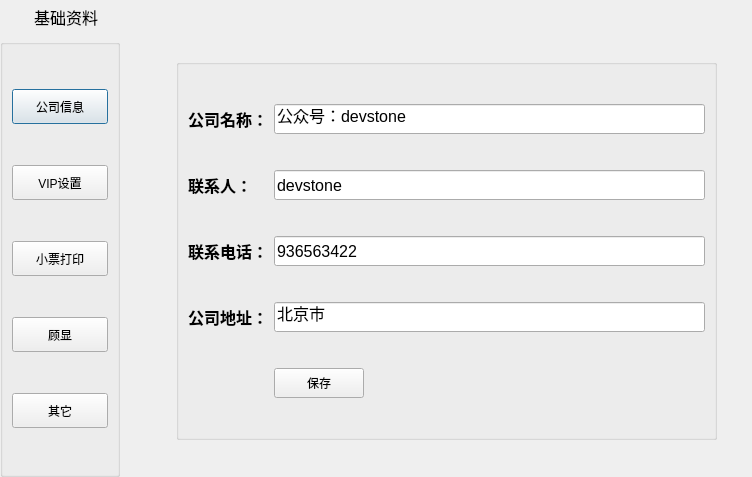
<?xml version="1.0" encoding="UTF-8"?>
<ui version="4.0">
 <class>SystemSetDialog</class>
 <widget class="QDialog" name="SystemSetDialog">
  <property name="geometry">
   <rect>
    <x>0</x>
    <y>0</y>
    <width>752</width>
    <height>477</height>
   </rect>
  </property>
  <property name="windowTitle">
   <string>Dialog</string>
  </property>
  <layout class="QVBoxLayout" name="verticalLayout_4">
   <property name="leftMargin">
    <number>0</number>
   </property>
   <property name="topMargin">
    <number>0</number>
   </property>
   <property name="rightMargin">
    <number>0</number>
   </property>
   <property name="bottomMargin">
    <number>0</number>
   </property>
   <item>
    <layout class="QVBoxLayout" name="verticalLayout_3">
     <item>
      <widget class="QWidget" name="widget_title" native="true">
       <property name="sizePolicy">
        <sizepolicy hsizetype="Preferred" vsizetype="Maximum">
         <horstretch>0</horstretch>
         <verstretch>0</verstretch>
        </sizepolicy>
       </property>
       <property name="minimumSize">
        <size>
         <width>100</width>
         <height>33</height>
        </size>
       </property>
       <property name="font">
        <font>
         <family>Arial</family>
         <pointsize>12</pointsize>
        </font>
       </property>
       <property name="mouseTracking">
        <bool>false</bool>
       </property>
       <layout class="QHBoxLayout" name="horizontalLayout_29" stretch="0,0,0">
        <property name="spacing">
         <number>4</number>
        </property>
        <property name="sizeConstraint">
         <enum>QLayout::SetNoConstraint</enum>
        </property>
        <property name="leftMargin">
         <number>0</number>
        </property>
        <property name="topMargin">
         <number>0</number>
        </property>
        <property name="rightMargin">
         <number>0</number>
        </property>
        <property name="bottomMargin">
         <number>0</number>
        </property>
        <item>
         <widget class="QLabel" name="lab_Ico">
          <property name="sizePolicy">
           <sizepolicy hsizetype="Minimum" vsizetype="Preferred">
            <horstretch>0</horstretch>
            <verstretch>0</verstretch>
           </sizepolicy>
          </property>
          <property name="minimumSize">
           <size>
            <width>30</width>
            <height>0</height>
           </size>
          </property>
          <property name="text">
           <string/>
          </property>
          <property name="alignment">
           <set>Qt::AlignCenter</set>
          </property>
         </widget>
        </item>
        <item>
         <widget class="QLabel" name="lab_Title">
          <property name="sizePolicy">
           <sizepolicy hsizetype="Expanding" vsizetype="Preferred">
            <horstretch>0</horstretch>
            <verstretch>0</verstretch>
           </sizepolicy>
          </property>
          <property name="styleSheet">
           <string notr="true">font: 10pt &quot;微软雅黑&quot;;</string>
          </property>
          <property name="text">
           <string>基础资料</string>
          </property>
          <property name="alignment">
           <set>Qt::AlignLeading|Qt::AlignLeft|Qt::AlignVCenter</set>
          </property>
         </widget>
        </item>
        <item>
         <widget class="QWidget" name="widget_menu" native="true">
          <property name="sizePolicy">
           <sizepolicy hsizetype="Minimum" vsizetype="Preferred">
            <horstretch>0</horstretch>
            <verstretch>0</verstretch>
           </sizepolicy>
          </property>
          <layout class="QHBoxLayout" name="horizontalLayout_30">
           <property name="spacing">
            <number>0</number>
           </property>
           <property name="leftMargin">
            <number>0</number>
           </property>
           <property name="topMargin">
            <number>0</number>
           </property>
           <property name="rightMargin">
            <number>0</number>
           </property>
           <property name="bottomMargin">
            <number>0</number>
           </property>
           <item>
            <widget class="QPushButton" name="btnMenu_Close">
             <property name="sizePolicy">
              <sizepolicy hsizetype="Minimum" vsizetype="Expanding">
               <horstretch>0</horstretch>
               <verstretch>0</verstretch>
              </sizepolicy>
             </property>
             <property name="minimumSize">
              <size>
               <width>40</width>
               <height>0</height>
              </size>
             </property>
             <property name="cursor">
              <cursorShape>ArrowCursor</cursorShape>
             </property>
             <property name="focusPolicy">
              <enum>Qt::NoFocus</enum>
             </property>
             <property name="toolTip">
              <string>关闭</string>
             </property>
             <property name="text">
              <string/>
             </property>
             <property name="flat">
              <bool>true</bool>
             </property>
            </widget>
           </item>
          </layout>
         </widget>
        </item>
       </layout>
      </widget>
     </item>
     <item>
      <layout class="QHBoxLayout" name="horizontalLayout_4">
       <item>
        <widget class="QGroupBox" name="groupBoxButton">
         <property name="sizePolicy">
          <sizepolicy hsizetype="Maximum" vsizetype="Preferred">
           <horstretch>0</horstretch>
           <verstretch>0</verstretch>
          </sizepolicy>
         </property>
         <property name="minimumSize">
          <size>
           <width>120</width>
           <height>0</height>
          </size>
         </property>
         <property name="maximumSize">
          <size>
           <width>120</width>
           <height>16777215</height>
          </size>
         </property>
         <property name="title">
          <string/>
         </property>
         <layout class="QGridLayout" name="gridLayout_9">
          <item row="0" column="0">
           <widget class="QPushButton" name="pbncompany">
            <property name="sizePolicy">
             <sizepolicy hsizetype="Minimum" vsizetype="Maximum">
              <horstretch>0</horstretch>
              <verstretch>0</verstretch>
             </sizepolicy>
            </property>
            <property name="minimumSize">
             <size>
              <width>0</width>
              <height>35</height>
             </size>
            </property>
            <property name="text">
             <string>公司信息</string>
            </property>
           </widget>
          </item>
          <item row="1" column="0">
           <widget class="QPushButton" name="pbnvipset">
            <property name="sizePolicy">
             <sizepolicy hsizetype="Minimum" vsizetype="Maximum">
              <horstretch>0</horstretch>
              <verstretch>0</verstretch>
             </sizepolicy>
            </property>
            <property name="minimumSize">
             <size>
              <width>0</width>
              <height>35</height>
             </size>
            </property>
            <property name="text">
             <string>VIP设置</string>
            </property>
           </widget>
          </item>
          <item row="2" column="0">
           <widget class="QPushButton" name="pbnprint">
            <property name="sizePolicy">
             <sizepolicy hsizetype="Minimum" vsizetype="Maximum">
              <horstretch>0</horstretch>
              <verstretch>0</verstretch>
             </sizepolicy>
            </property>
            <property name="minimumSize">
             <size>
              <width>0</width>
              <height>35</height>
             </size>
            </property>
            <property name="text">
             <string>小票打印</string>
            </property>
           </widget>
          </item>
          <item row="3" column="0">
           <widget class="QPushButton" name="pbndis">
            <property name="minimumSize">
             <size>
              <width>0</width>
              <height>35</height>
             </size>
            </property>
            <property name="text">
             <string>顾显</string>
            </property>
           </widget>
          </item>
          <item row="4" column="0">
           <widget class="QPushButton" name="pbnany">
            <property name="minimumSize">
             <size>
              <width>0</width>
              <height>35</height>
             </size>
            </property>
            <property name="text">
             <string>其它</string>
            </property>
           </widget>
          </item>
         </layout>
        </widget>
       </item>
       <item>
        <widget class="QStackedWidget" name="stackedWidget">
         <property name="currentIndex">
          <number>0</number>
         </property>
         <widget class="QWidget" name="page">
          <widget class="QGroupBox" name="groupBox_8">
           <property name="geometry">
            <rect>
             <x>50</x>
             <y>20</y>
             <width>541</width>
             <height>381</height>
            </rect>
           </property>
           <property name="title">
            <string/>
           </property>
           <layout class="QGridLayout" name="gridLayout">
            <item row="3" column="0">
             <widget class="QLabel" name="label_5">
              <property name="font">
               <font>
                <pointsize>12</pointsize>
                <weight>75</weight>
                <bold>true</bold>
               </font>
              </property>
              <property name="text">
               <string>公司地址：</string>
              </property>
             </widget>
            </item>
            <item row="0" column="0">
             <widget class="QLabel" name="label_2">
              <property name="font">
               <font>
                <pointsize>12</pointsize>
                <weight>75</weight>
                <bold>true</bold>
               </font>
              </property>
              <property name="text">
               <string>公司名称：</string>
              </property>
             </widget>
            </item>
            <item row="3" column="1">
             <widget class="QLineEdit" name="letComAddress">
              <property name="minimumSize">
               <size>
                <width>0</width>
                <height>30</height>
               </size>
              </property>
              <property name="font">
               <font>
                <pointsize>12</pointsize>
               </font>
              </property>
              <property name="text">
               <string>北京市</string>
              </property>
             </widget>
            </item>
            <item row="4" column="1">
             <widget class="QPushButton" name="pbnSaveCompanyOk">
              <property name="sizePolicy">
               <sizepolicy hsizetype="Maximum" vsizetype="Fixed">
                <horstretch>0</horstretch>
                <verstretch>0</verstretch>
               </sizepolicy>
              </property>
              <property name="minimumSize">
               <size>
                <width>90</width>
                <height>30</height>
               </size>
              </property>
              <property name="layoutDirection">
               <enum>Qt::LeftToRight</enum>
              </property>
              <property name="text">
               <string>保存</string>
              </property>
             </widget>
            </item>
            <item row="2" column="1">
             <widget class="QLineEdit" name="letComPhone">
              <property name="minimumSize">
               <size>
                <width>0</width>
                <height>30</height>
               </size>
              </property>
              <property name="font">
               <font>
                <pointsize>12</pointsize>
               </font>
              </property>
              <property name="text">
               <string>936563422</string>
              </property>
             </widget>
            </item>
            <item row="2" column="0">
             <widget class="QLabel" name="label_4">
              <property name="font">
               <font>
                <pointsize>12</pointsize>
                <weight>75</weight>
                <bold>true</bold>
               </font>
              </property>
              <property name="text">
               <string>联系电话：</string>
              </property>
             </widget>
            </item>
            <item row="1" column="0">
             <widget class="QLabel" name="label_3">
              <property name="font">
               <font>
                <pointsize>12</pointsize>
                <weight>75</weight>
                <bold>true</bold>
               </font>
              </property>
              <property name="text">
               <string>联系人：</string>
              </property>
             </widget>
            </item>
            <item row="0" column="1">
             <widget class="QLineEdit" name="letComName">
              <property name="sizePolicy">
               <sizepolicy hsizetype="Expanding" vsizetype="Maximum">
                <horstretch>0</horstretch>
                <verstretch>0</verstretch>
               </sizepolicy>
              </property>
              <property name="minimumSize">
               <size>
                <width>0</width>
                <height>30</height>
               </size>
              </property>
              <property name="font">
               <font>
                <pointsize>12</pointsize>
               </font>
              </property>
              <property name="text">
               <string>公众号：devstone</string>
              </property>
             </widget>
            </item>
            <item row="1" column="1">
             <widget class="QLineEdit" name="letComMan">
              <property name="minimumSize">
               <size>
                <width>0</width>
                <height>30</height>
               </size>
              </property>
              <property name="font">
               <font>
                <pointsize>12</pointsize>
               </font>
              </property>
              <property name="text">
               <string>devstone</string>
              </property>
             </widget>
            </item>
           </layout>
          </widget>
         </widget>
         <widget class="QWidget" name="page_2">
          <widget class="QPushButton" name="pushButton_6">
           <property name="geometry">
            <rect>
             <x>220</x>
             <y>400</y>
             <width>101</width>
             <height>31</height>
            </rect>
           </property>
           <property name="text">
            <string>保存</string>
           </property>
          </widget>
          <widget class="QWidget" name="layoutWidget">
           <property name="geometry">
            <rect>
             <x>10</x>
             <y>30</y>
             <width>573</width>
             <height>314</height>
            </rect>
           </property>
           <layout class="QGridLayout" name="gridLayout_5">
            <item row="0" column="0">
             <widget class="QGroupBox" name="groupBox_2">
              <property name="sizePolicy">
               <sizepolicy hsizetype="Maximum" vsizetype="Maximum">
                <horstretch>0</horstretch>
                <verstretch>0</verstretch>
               </sizepolicy>
              </property>
              <property name="minimumSize">
               <size>
                <width>570</width>
                <height>100</height>
               </size>
              </property>
              <property name="title">
               <string>卡号生成规则</string>
              </property>
              <layout class="QGridLayout" name="gridLayout_2">
               <item row="0" column="0">
                <widget class="QLabel" name="label_6">
                 <property name="sizePolicy">
                  <sizepolicy hsizetype="Maximum" vsizetype="Preferred">
                   <horstretch>0</horstretch>
                   <verstretch>0</verstretch>
                  </sizepolicy>
                 </property>
                 <property name="text">
                  <string>卡号前缀：</string>
                 </property>
                </widget>
               </item>
               <item row="0" column="1">
                <widget class="QLineEdit" name="lineEdit_5">
                 <property name="sizePolicy">
                  <sizepolicy hsizetype="Maximum" vsizetype="Fixed">
                   <horstretch>0</horstretch>
                   <verstretch>0</verstretch>
                  </sizepolicy>
                 </property>
                 <property name="maximumSize">
                  <size>
                   <width>120</width>
                   <height>16777215</height>
                  </size>
                 </property>
                </widget>
               </item>
               <item row="0" column="2">
                <widget class="QLabel" name="label_7">
                 <property name="sizePolicy">
                  <sizepolicy hsizetype="Maximum" vsizetype="Preferred">
                   <horstretch>0</horstretch>
                   <verstretch>0</verstretch>
                  </sizepolicy>
                 </property>
                 <property name="text">
                  <string>+  流水号，</string>
                 </property>
                </widget>
               </item>
               <item row="0" column="3">
                <widget class="QLabel" name="label_8">
                 <property name="sizePolicy">
                  <sizepolicy hsizetype="Maximum" vsizetype="Preferred">
                   <horstretch>0</horstretch>
                   <verstretch>0</verstretch>
                  </sizepolicy>
                 </property>
                 <property name="text">
                  <string>共：</string>
                 </property>
                </widget>
               </item>
               <item row="0" column="4">
                <widget class="QLineEdit" name="lineEdit_6">
                 <property name="sizePolicy">
                  <sizepolicy hsizetype="Maximum" vsizetype="Fixed">
                   <horstretch>0</horstretch>
                   <verstretch>0</verstretch>
                  </sizepolicy>
                 </property>
                 <property name="minimumSize">
                  <size>
                   <width>100</width>
                   <height>0</height>
                  </size>
                 </property>
                 <property name="maximumSize">
                  <size>
                   <width>100</width>
                   <height>16777215</height>
                  </size>
                 </property>
                 <property name="text">
                  <string>8</string>
                 </property>
                </widget>
               </item>
               <item row="0" column="5">
                <widget class="QLabel" name="label_9">
                 <property name="text">
                  <string>位，不足时中间补零</string>
                 </property>
                </widget>
               </item>
               <item row="1" column="0" colspan="6">
                <widget class="QLabel" name="label_10">
                 <property name="text">
                  <string>比如卡号前缀是：8，流水号是11，共需要8位卡号，中间补5个零，则生成的卡号为：80000011</string>
                 </property>
                </widget>
               </item>
              </layout>
             </widget>
            </item>
            <item row="1" column="0">
             <widget class="QGroupBox" name="groupBox_3">
              <property name="sizePolicy">
               <sizepolicy hsizetype="Preferred" vsizetype="Maximum">
                <horstretch>0</horstretch>
                <verstretch>0</verstretch>
               </sizepolicy>
              </property>
              <property name="minimumSize">
               <size>
                <width>0</width>
                <height>60</height>
               </size>
              </property>
              <property name="title">
               <string>VIP升级方案</string>
              </property>
              <layout class="QGridLayout" name="gridLayout_3">
               <item row="0" column="0">
                <widget class="QRadioButton" name="radioButton">
                 <property name="text">
                  <string>不自动升级</string>
                 </property>
                </widget>
               </item>
               <item row="0" column="1">
                <widget class="QRadioButton" name="radioButton_2">
                 <property name="text">
                  <string>根据(积分)自动升级</string>
                 </property>
                </widget>
               </item>
               <item row="0" column="2">
                <widget class="QRadioButton" name="radioButton_3">
                 <property name="text">
                  <string>根据(消费金额)自动升级</string>
                 </property>
                </widget>
               </item>
              </layout>
             </widget>
            </item>
            <item row="2" column="0">
             <widget class="QGroupBox" name="groupBox_4">
              <property name="sizePolicy">
               <sizepolicy hsizetype="Preferred" vsizetype="Maximum">
                <horstretch>0</horstretch>
                <verstretch>0</verstretch>
               </sizepolicy>
              </property>
              <property name="minimumSize">
               <size>
                <width>0</width>
                <height>140</height>
               </size>
              </property>
              <property name="title">
               <string>VIP积分</string>
              </property>
              <layout class="QGridLayout" name="gridLayout_4">
               <item row="0" column="0">
                <widget class="QLabel" name="label_11">
                 <property name="text">
                  <string>消费金额兑换积分：</string>
                 </property>
                </widget>
               </item>
               <item row="0" column="1">
                <widget class="QLineEdit" name="lineEdit_7">
                 <property name="text">
                  <string>1</string>
                 </property>
                </widget>
               </item>
               <item row="0" column="2">
                <widget class="QLabel" name="label_12">
                 <property name="text">
                  <string>元兑换1积分</string>
                 </property>
                </widget>
               </item>
               <item row="1" column="0">
                <widget class="QLabel" name="label_13">
                 <property name="text">
                  <string>积分兑换消费金额：</string>
                 </property>
                </widget>
               </item>
               <item row="1" column="1">
                <widget class="QLineEdit" name="lineEdit_8">
                 <property name="text">
                  <string>100</string>
                 </property>
                </widget>
               </item>
               <item row="1" column="2">
                <widget class="QLabel" name="label_14">
                 <property name="text">
                  <string>积分兑换1元</string>
                 </property>
                </widget>
               </item>
               <item row="2" column="0" colspan="3">
                <widget class="QLabel" name="label_15">
                 <property name="text">
                  <string>(值为0时表示不能启用兑换金额功能)</string>
                 </property>
                </widget>
               </item>
               <item row="3" column="0">
                <widget class="QCheckBox" name="checkBox">
                 <property name="text">
                  <string>特价商品不积分</string>
                 </property>
                </widget>
               </item>
               <item row="4" column="0" colspan="3">
                <widget class="QLabel" name="label_16">
                 <property name="text">
                  <string>注：前台销售时，可以通过右击菜单将商品设置为特价商品</string>
                 </property>
                </widget>
               </item>
              </layout>
             </widget>
            </item>
           </layout>
          </widget>
         </widget>
         <widget class="QWidget" name="page_3">
          <layout class="QGridLayout" name="gridLayout_10">
           <item row="0" column="0">
            <widget class="QGroupBox" name="groupBox_5">
             <property name="title">
              <string/>
             </property>
             <layout class="QVBoxLayout" name="verticalLayout_2">
              <item>
               <widget class="QGroupBox" name="groupBox_9">
                <property name="title">
                 <string/>
                </property>
                <layout class="QVBoxLayout" name="verticalLayout">
                 <item>
                  <layout class="QGridLayout" name="gridLayout_8">
                   <item row="0" column="0">
                    <widget class="QLabel" name="label_64">
                     <property name="text">
                      <string>小票打印机：</string>
                     </property>
                    </widget>
                   </item>
                   <item row="0" column="1" colspan="3">
                    <widget class="QComboBox" name="comboBox_3"/>
                   </item>
                   <item row="0" column="4" colspan="2">
                    <widget class="QLabel" name="label_60">
                     <property name="text">
                      <string>小票打印宽度：</string>
                     </property>
                    </widget>
                   </item>
                   <item row="0" column="6" colspan="2">
                    <widget class="QLineEdit" name="lineEdit_29">
                     <property name="text">
                      <string>0.0</string>
                     </property>
                    </widget>
                   </item>
                   <item row="0" column="8" colspan="2">
                    <widget class="QLabel" name="label_66">
                     <property name="text">
                      <string>毫米</string>
                     </property>
                    </widget>
                   </item>
                   <item row="1" column="0">
                    <widget class="QLabel" name="label_58">
                     <property name="text">
                      <string>打印边距设置：</string>
                     </property>
                    </widget>
                   </item>
                   <item row="1" column="1">
                    <widget class="QLabel" name="label_62">
                     <property name="text">
                      <string>左：</string>
                     </property>
                    </widget>
                   </item>
                   <item row="1" column="2">
                    <widget class="QLineEdit" name="lineEdit_30">
                     <property name="text">
                      <string>0.0</string>
                     </property>
                    </widget>
                   </item>
                   <item row="1" column="3">
                    <widget class="QLabel" name="label_65">
                     <property name="text">
                      <string>右：</string>
                     </property>
                    </widget>
                   </item>
                   <item row="1" column="4">
                    <widget class="QLineEdit" name="lineEdit_28">
                     <property name="text">
                      <string>0.0</string>
                     </property>
                    </widget>
                   </item>
                   <item row="1" column="5">
                    <widget class="QLabel" name="label_61">
                     <property name="text">
                      <string>上：</string>
                     </property>
                    </widget>
                   </item>
                   <item row="1" column="6">
                    <widget class="QLineEdit" name="lineEdit_31">
                     <property name="text">
                      <string>0.0</string>
                     </property>
                    </widget>
                   </item>
                   <item row="1" column="7" colspan="2">
                    <widget class="QLabel" name="label_67">
                     <property name="text">
                      <string>下：</string>
                     </property>
                    </widget>
                   </item>
                   <item row="1" column="9">
                    <widget class="QLineEdit" name="lineEdit_27">
                     <property name="text">
                      <string>0.0</string>
                     </property>
                    </widget>
                   </item>
                  </layout>
                 </item>
                 <item>
                  <widget class="QLabel" name="label_59">
                   <property name="text">
                    <string>备注： 1、先安装打印机驱动，然后在【小票打印机】中选择安装的打印机就以了。
小票打印机宽度，各边距采用默认设置为0.
2、小票标题名称为公司名称，在公司信息中设置。</string>
                   </property>
                  </widget>
                 </item>
                 <item>
                  <layout class="QHBoxLayout" name="horizontalLayout">
                   <item>
                    <widget class="QLabel" name="label_63">
                     <property name="text">
                      <string>小票标题下面的标语：</string>
                     </property>
                    </widget>
                   </item>
                   <item>
                    <widget class="QTextEdit" name="textEdit_5">
                     <property name="sizePolicy">
                      <sizepolicy hsizetype="Expanding" vsizetype="Maximum">
                       <horstretch>0</horstretch>
                       <verstretch>0</verstretch>
                      </sizepolicy>
                     </property>
                     <property name="minimumSize">
                      <size>
                       <width>0</width>
                       <height>30</height>
                      </size>
                     </property>
                     <property name="maximumSize">
                      <size>
                       <width>16777215</width>
                       <height>30</height>
                      </size>
                     </property>
                     <property name="html">
                      <string>&lt;!DOCTYPE HTML PUBLIC &quot;-//W3C//DTD HTML 4.0//EN&quot; &quot;http://www.w3.org/TR/REC-html40/strict.dtd&quot;&gt;
&lt;html&gt;&lt;head&gt;&lt;meta name=&quot;qrichtext&quot; content=&quot;1&quot; /&gt;&lt;style type=&quot;text/css&quot;&gt;
p, li { white-space: pre-wrap; }
&lt;/style&gt;&lt;/head&gt;&lt;body style=&quot; font-family:'SimSun'; font-size:9pt; font-weight:400; font-style:normal;&quot;&gt;
&lt;p style=&quot; margin-top:0px; margin-bottom:0px; margin-left:0px; margin-right:0px; -qt-block-indent:0; text-indent:0px;&quot;&gt;&lt;span style=&quot; font-size:11pt;&quot;&gt;欢迎您的光临&lt;/span&gt;&lt;/p&gt;&lt;/body&gt;&lt;/html&gt;</string>
                     </property>
                    </widget>
                   </item>
                  </layout>
                 </item>
                </layout>
               </widget>
              </item>
              <item>
               <widget class="QGroupBox" name="groupBox_6">
                <property name="sizePolicy">
                 <sizepolicy hsizetype="Preferred" vsizetype="Maximum">
                  <horstretch>0</horstretch>
                  <verstretch>0</verstretch>
                 </sizepolicy>
                </property>
                <property name="minimumSize">
                 <size>
                  <width>0</width>
                  <height>80</height>
                 </size>
                </property>
                <property name="title">
                 <string>小票商品标题栏选择(选中表示打印该项)</string>
                </property>
                <layout class="QGridLayout" name="gridLayout_6">
                 <item row="0" column="0">
                  <widget class="QCheckBox" name="checkBox_2">
                   <property name="text">
                    <string>商品栏</string>
                   </property>
                  </widget>
                 </item>
                 <item row="0" column="1">
                  <widget class="QCheckBox" name="checkBox_5">
                   <property name="text">
                    <string>条码</string>
                   </property>
                  </widget>
                 </item>
                 <item row="0" column="2">
                  <widget class="QCheckBox" name="checkBox_7">
                   <property name="text">
                    <string>商品名称</string>
                   </property>
                  </widget>
                 </item>
                 <item row="0" column="3">
                  <widget class="QCheckBox" name="checkBox_9">
                   <property name="text">
                    <string>规格型号</string>
                   </property>
                  </widget>
                 </item>
                 <item row="0" column="4">
                  <widget class="QCheckBox" name="checkBox_11">
                   <property name="text">
                    <string>颜色</string>
                   </property>
                  </widget>
                 </item>
                 <item row="1" column="0">
                  <widget class="QCheckBox" name="checkBox_3">
                   <property name="text">
                    <string>原价栏</string>
                   </property>
                  </widget>
                 </item>
                 <item row="1" column="1">
                  <widget class="QCheckBox" name="checkBox_4">
                   <property name="text">
                    <string>折扣栏</string>
                   </property>
                  </widget>
                 </item>
                 <item row="1" column="2">
                  <widget class="QCheckBox" name="checkBox_6">
                   <property name="text">
                    <string>单价栏</string>
                   </property>
                  </widget>
                 </item>
                 <item row="1" column="3">
                  <widget class="QCheckBox" name="checkBox_8">
                   <property name="text">
                    <string>数量栏</string>
                   </property>
                  </widget>
                 </item>
                 <item row="1" column="4">
                  <widget class="QCheckBox" name="checkBox_10">
                   <property name="text">
                    <string>小计栏</string>
                   </property>
                  </widget>
                 </item>
                </layout>
               </widget>
              </item>
              <item>
               <widget class="QGroupBox" name="groupBox_7">
                <property name="sizePolicy">
                 <sizepolicy hsizetype="Preferred" vsizetype="Maximum">
                  <horstretch>0</horstretch>
                  <verstretch>0</verstretch>
                 </sizepolicy>
                </property>
                <property name="minimumSize">
                 <size>
                  <width>0</width>
                  <height>60</height>
                 </size>
                </property>
                <property name="title">
                 <string>设置下小票上打印显示的店员称</string>
                </property>
                <layout class="QGridLayout" name="gridLayout_7">
                 <item row="0" column="0">
                  <widget class="QLabel" name="label_27">
                   <property name="text">
                    <string>职位名称：</string>
                   </property>
                  </widget>
                 </item>
                 <item row="0" column="1">
                  <widget class="QLineEdit" name="lineEdit_14"/>
                 </item>
                 <item row="0" column="2">
                  <widget class="QLabel" name="label_28">
                   <property name="text">
                    <string>小票上显示的店员：</string>
                   </property>
                  </widget>
                 </item>
                 <item row="0" column="3">
                  <widget class="QLineEdit" name="lineEdit_15"/>
                 </item>
                </layout>
               </widget>
              </item>
              <item>
               <layout class="QHBoxLayout" name="horizontalLayout_2">
                <item>
                 <widget class="QLabel" name="label_29">
                  <property name="text">
                   <string>小票底部备注：</string>
                  </property>
                 </widget>
                </item>
                <item>
                 <widget class="QTextEdit" name="textEdit_2">
                  <property name="minimumSize">
                   <size>
                    <width>0</width>
                    <height>30</height>
                   </size>
                  </property>
                  <property name="maximumSize">
                   <size>
                    <width>16777215</width>
                    <height>30</height>
                   </size>
                  </property>
                  <property name="html">
                   <string>&lt;!DOCTYPE HTML PUBLIC &quot;-//W3C//DTD HTML 4.0//EN&quot; &quot;http://www.w3.org/TR/REC-html40/strict.dtd&quot;&gt;
&lt;html&gt;&lt;head&gt;&lt;meta name=&quot;qrichtext&quot; content=&quot;1&quot; /&gt;&lt;style type=&quot;text/css&quot;&gt;
p, li { white-space: pre-wrap; }
&lt;/style&gt;&lt;/head&gt;&lt;body style=&quot; font-family:'SimSun'; font-size:9pt; font-weight:400; font-style:normal;&quot;&gt;
&lt;p style=&quot; margin-top:0px; margin-bottom:0px; margin-left:0px; margin-right:0px; -qt-block-indent:0; text-indent:0px;&quot;&gt;&lt;span style=&quot; font-size:12pt;&quot;&gt;多谢惠顾，欢迎下次光临&lt;/span&gt;&lt;/p&gt;&lt;/body&gt;&lt;/html&gt;</string>
                  </property>
                 </widget>
                </item>
               </layout>
              </item>
              <item>
               <layout class="QHBoxLayout" name="horizontalLayout_3">
                <item>
                 <spacer name="horizontalSpacer">
                  <property name="orientation">
                   <enum>Qt::Horizontal</enum>
                  </property>
                  <property name="sizeHint" stdset="0">
                   <size>
                    <width>40</width>
                    <height>20</height>
                   </size>
                  </property>
                 </spacer>
                </item>
                <item>
                 <widget class="QPushButton" name="pushButton_7">
                  <property name="text">
                   <string>保存</string>
                  </property>
                 </widget>
                </item>
                <item>
                 <spacer name="horizontalSpacer_2">
                  <property name="orientation">
                   <enum>Qt::Horizontal</enum>
                  </property>
                  <property name="sizeHint" stdset="0">
                   <size>
                    <width>40</width>
                    <height>20</height>
                   </size>
                  </property>
                 </spacer>
                </item>
               </layout>
              </item>
             </layout>
            </widget>
           </item>
          </layout>
         </widget>
        </widget>
       </item>
      </layout>
     </item>
    </layout>
   </item>
  </layout>
 </widget>
 <resources/>
 <connections/>
</ui>
